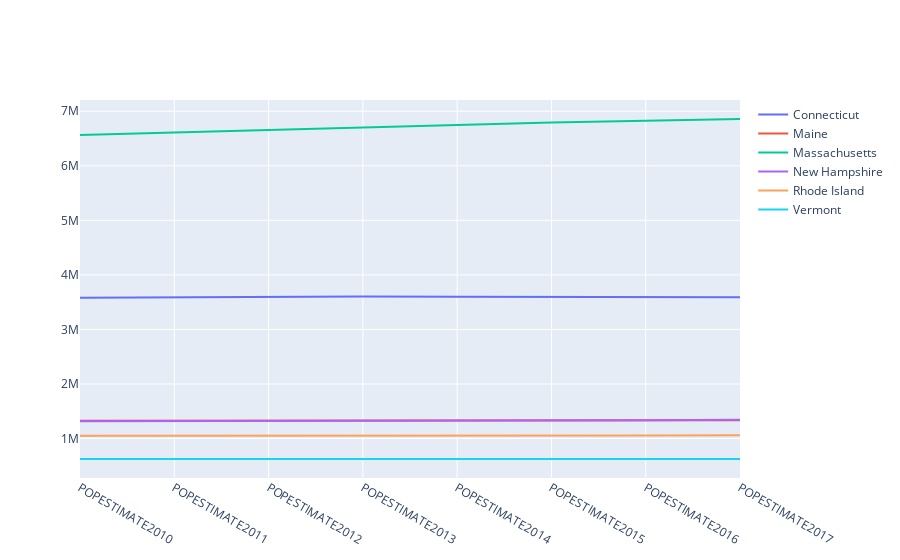

This figure's notebook cell:
### Markdown cell above
## plotting example

### Code cell
data = [go.Scatter(x=df2.columns,y=df2.loc[name],mode='lines',name=name) for name in df2.index]
pyo.iplot(data)

### Figure 1 — Plotly figure (JSON) as saved in the notebook; plotly's stock layout.template omitted (floating-point values rounded to 4 significant figures)
{"data": [{"mode": "lines", "name": "Connecticut", "type": "scatter", "x": ["POPESTIMATE2010", "POPESTIMATE2011", "POPESTIMATE2012", "POPESTIMATE2013", "POPESTIMATE2014", "POPESTIMATE2015", "POPESTIMATE2016", "POPESTIMATE2017"], "y": [3580171, 3591927, 3597705, 3602470, 3600188, 3593862, 3587685, 3588184]}, {"mode": "lines", "name": "Maine", "type": "scatter", "x": ["POPESTIMATE2010", "POPESTIMATE2011", "POPESTIMATE2012", "POPESTIMATE2013", "POPESTIMATE2014", "POPESTIMATE2015", "POPESTIMATE2016", "POPESTIMATE2017"], "y": [1327568, 1327968, 1328101, 1327975, 1328903, 1327787, 1330232, 1335907]}, {"mode": "lines", "name": "Massachusetts", "type": "scatter", "x": ["POPESTIMATE2010", "POPESTIMATE2011", "POPESTIMATE2012", "POPESTIMATE2013", "POPESTIMATE2014", "POPESTIMATE2015", "POPESTIMATE2016", "POPESTIMATE2017"], "y": [6564943, 6612178, 6659627, 6711138, 6757925, 6794002, 6823721, 6859819]}, {"mode": "lines", "name": "New Hampshire", "type": "scatter", "x": ["POPESTIMATE2010", "POPESTIMATE2011", "POPESTIMATE2012", "POPESTIMATE2013", "POPESTIMATE2014", "POPESTIMATE2015", "POPESTIMATE2016", "POPESTIMATE2017"], "y": [1316700, 1318345, 1320923, 1322622, 1328684, 1330134, 1335015, 1342795]}, {"mode": "lines", "name": "Rhode Island", "type": "scatter", "x": ["POPESTIMATE2010", "POPESTIMATE2011", "POPESTIMATE2012", "POPESTIMATE2013", "POPESTIMATE2014", "POPESTIMATE2015", "POPESTIMATE2016", "POPESTIMATE2017"], "y": [1053169, 1052154, 1052761, 1052784, 1054782, 1055916, 1057566, 1059639]}, {"mode": "lines", "name": "Vermont", "type": "scatter", "x": ["POPESTIMATE2010", "POPESTIMATE2011", "POPESTIMATE2012", "POPESTIMATE2013", "POPESTIMATE2014", "POPESTIMATE2015", "POPESTIMATE2016", "POPESTIMATE2017"], "y": [625842, 626210, 625606, 626044, 625665, 624455, 623354, 623657]}], "layout": {}}
